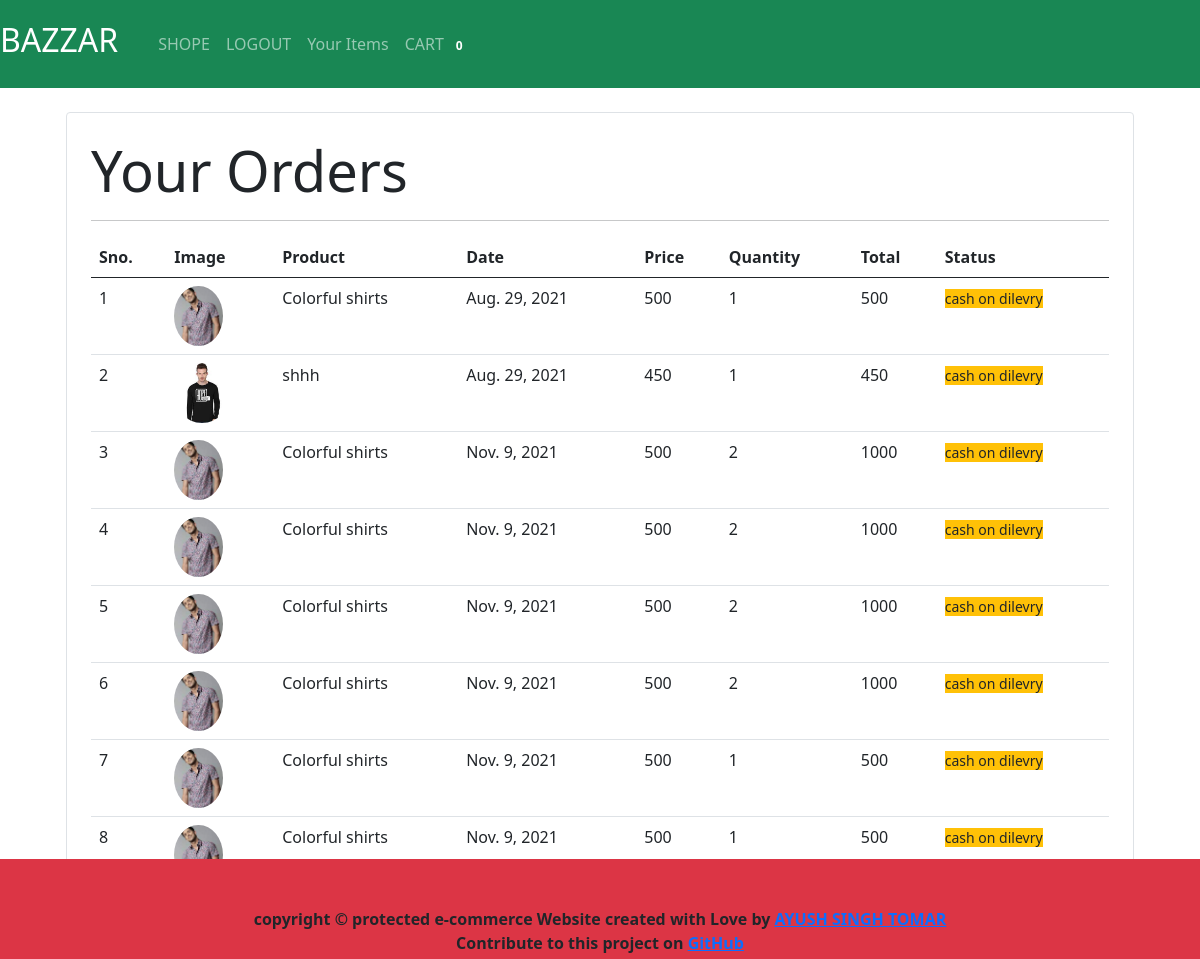
The page /ordered (signed in) on the database as committed earlier.
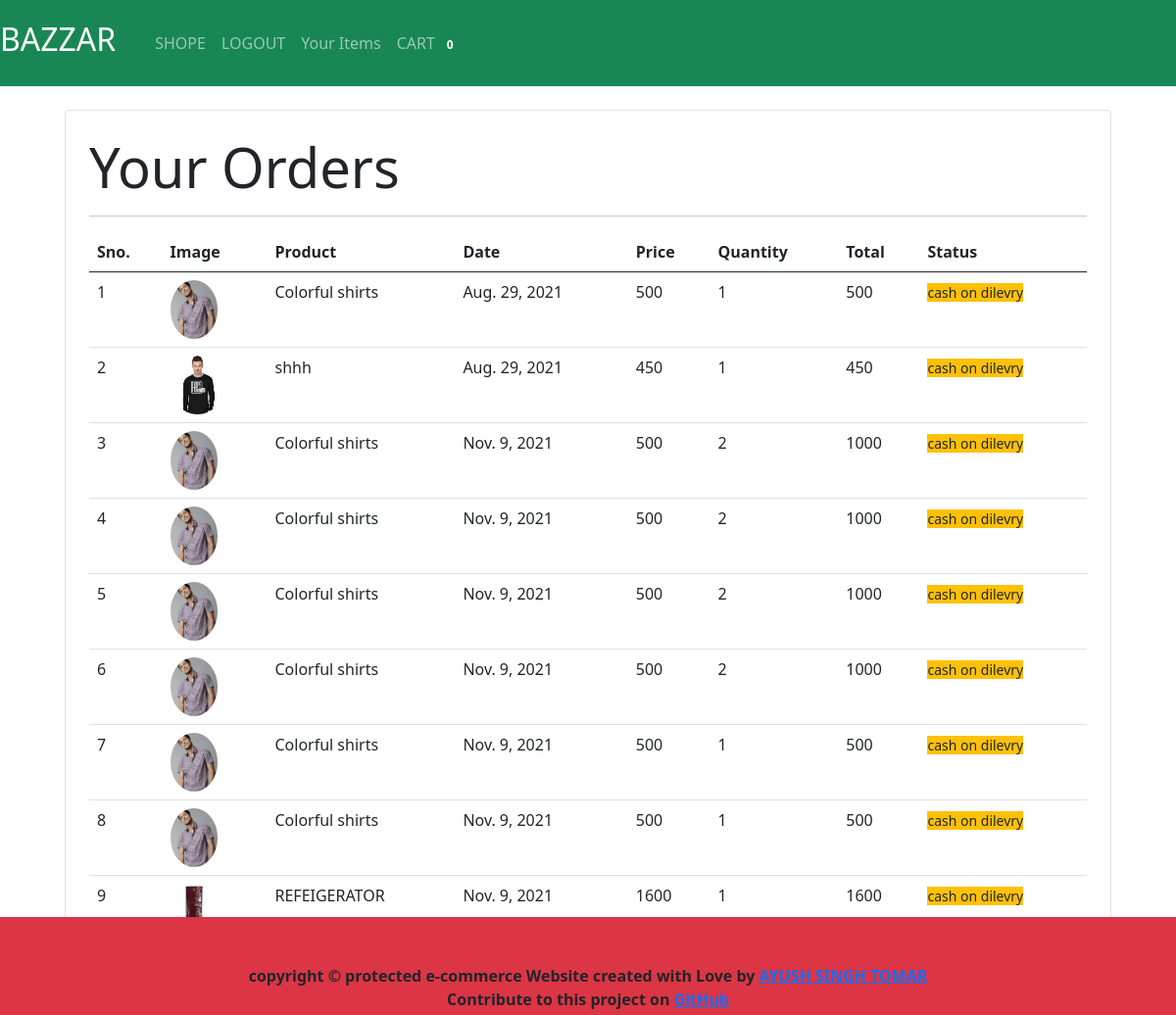
The same page on the database as committed later.
### store/models/orders.py (models this page shows, shortened)
class Order(models.Model):
    product = models.ForeignKey(Product, on_delete=models.CASCADE)
    email=models.EmailField(max_length=30,default="tomarms2@yahoo.co.in")
    quantity = models.IntegerField(default=1)
    price = models.IntegerField()
    address = models.CharField(max_length=50, default='', blank=True)
    phone = models.CharField(max_length=50, default='', blank=True)
    date = models.DateField(default=datetime.datetime.today)
    pincode = models.CharField(default=0,max_length=9)
    status = models.CharField(max_length=20,default="cash on dilevry")
    objects=models.Manager()

### store/models/product.py (models this page shows, shortened)
class Product(models.Model):
    name=models.CharField(max_length=50)
    price=models.IntegerField()
    gategory=models.ForeignKey(Category,on_delete=models.CASCADE,default=1)
    description=models.ImageField(upload_to='uploads/products/',null=True,blank=True)

### store/views.py (the view)
# urls.py: path('ordered',ordered),
def ordered(request):
    email=request.session.get('email')
    orders= Order.objects.filter(email=email)
    return render(request,'orders.html',{'orders':orders})

### store/templatetags/cart.py (called while the page is built)
@register.filter(name='multiply')
def multiply(number , number1):
    return number * number1

### store/templates/orders.html
{% extends 'base.html' %}
{% block content %}
{% load cart %}
<div class="container">
   <div class="border rounded p-4 m-4">
        <p class="display-4 pl-4 ml-4">Your Orders</p>
        <hr>
        <table class="table">
            <thead>
                <tr>
                    <th>Sno.</th>
                    <th>Image</th>
                    <th>Product</th>
                    <th>Date</th>
                    <th>Price</th>
                    <th>Quantity</th>
                    <th>Total</th>
                    <th>Status</th>
                </tr>
            </thead>
            <tbody>
                {% for order in orders %}
                <tr>
                    <td>{{forloop.counter}}</td>
                    <td><img style="height: 60px;" class="rounded-circle" src="{{order.product.description.url}}" alt=""></td>
                    <td>{{order.product.name}}</td>
                    <td>{{order.date}}</td>
                    <td>{{order.price}}</td>
                    <td>{{order.quantity}}</td>
                    <td>{{order.quantity|multiply:order.price}}</td>
                    <td><small class="bg-warning">{{order.status}}</small></td>
                </tr>
                {% endfor %}
            </tbody>
        </table>
   </div>
</div>
{% endblock %}

### store/templates/base.html (shortened to what this page needs)
<!doctype html>
<html lang="en">
  <head>
    <link href="https://cdn.jsdelivr.net/npm/bootstrap@5.0.2/dist/css/bootstrap.min.css" rel="stylesheet">
  </head>
  <body>
<nav class="navbar navbar-expand-lg navbar-dark  bg-success">
  <a class="navbar-brand" href="#"><h2>BAZZAR</h2></a>
  <div class="collapse navbar-collapse " id="navbarSupportedContent">
    <ul class="navbar-nav p-3 ">
      <li class="nav-item active">
        <a class="nav-link" href="/">SHOPE</a>
      </li>
      {% if request.session.customer_id %}
        <li class="nav-item active">
        <a class="nav-link" href="/logout">LOGOUT</a>
      </li>
      <li class="nav-item active">
        <a class="nav-link" href="/ordered">Your Items</a>
      </li>
      {% endif %}
      <li class="nav-item active">
        <a class="nav-link" href="/cart">CART
          <span class="badge badge-danger">{{request.session.cart.keys|length}}</span>
          </a>
      </li>
    </ul>
  </div>
</nav>
{% block content %}{% endblock %}
<footer class="foot bg-danger" style="height: 100px">
  <div class="text-center ">
    <br>
    <br>
     <b>copyright &copy; protected e-commerce Website created with Love  by <a href="#" target="_blank">AYUSH SINGH TOMAR</a></b>
      <br>
     <b>  Contribute to this project on <a href='#'>GitHub</a></b>
  </div>
</footer>
  </body>
</html>

### store/templates/base.html (style rules this page uses)
.foot { position: fixed; bottom: 0px; left: 0px; right: 0px; }

Rows that differ between the two databases and show on the page:
added Order: product.description (picture), product.name "REFEIGERATOR", date "Nov. 9, 2021", price "1600", quantity "1", quantity|multiply "1600", status "cash on dilevry"
